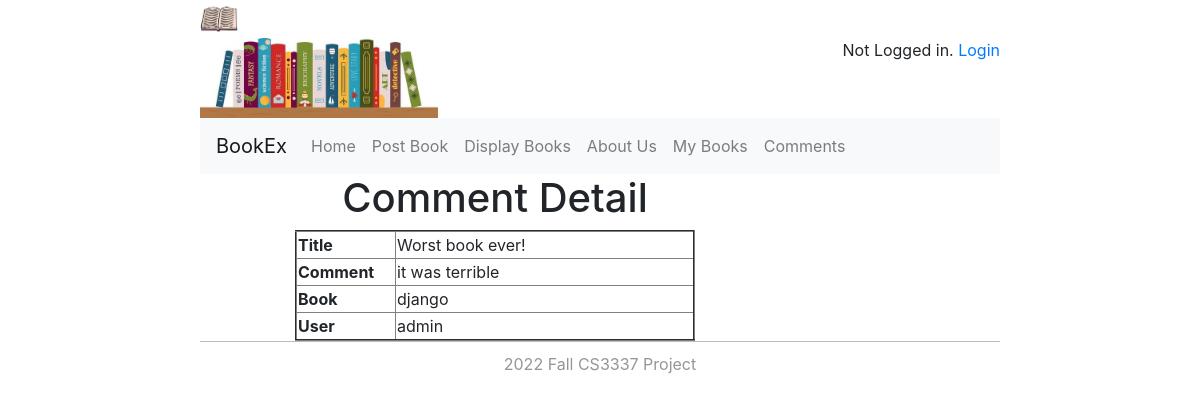
The app's page /comment_detail/22 with its own data.
### bookMng/models.py (models this page shows, shortened)
class MainMenu(models.Model):
    item = models.CharField(max_length=200, unique=True)
    link = models.CharField(max_length=500, unique=True)

class Comment(models.Model):
    title = models.CharField(max_length=200)
    comment = models.CharField(max_length=2000)
    username = models.ForeignKey(User, blank=True, null=True, on_delete=models.CASCADE)
    book = models.CharField(max_length=200)

### bookMng/views.py (the view)
# urls.py: path('comment_detail/<int:comment_id>', views.comment_detail, name='comment_detail'),
def comment_detail(request, comment_id):
    comment = Comment.objects.get(id=comment_id)
    return render(request,
                  'bookMng/comment_detail.html',
                 {
                    'item_list': MainMenu.objects.all(),
                    'comment': comment,
                 })

### bookEx/templates/bookMng/comment_detail.html (shortened to what this page needs)
{% extends "base.html" %}
{% load static %}
{%block navbar%}
<ul class="navbar-nav mr-auto">
     <li class="nav-item">
        <a class="nav-link" href="/">Home </a>
    </li>
{% for item in item_list %}
    <li class="nav-item">
        <a class="nav-link" href="{{item.link}}">{{item.item}} </a>
    </li>
{% endfor %}
</ul>
{%endblock navbar%}
{% block content %}
    <h1 align="center"> Comment Detail</h1>
<table align="center" border="2" width="400">
    <tr>
        <td width="25%">
           <b>Title</b>
        </td>
        <td>
           {{comment.title}}
        </td>
    </tr>
    <tr>
        <td width="25%">
           <b>Comment</b>
        </td>
        <td>
            {{comment.comment}}
        </td>
    </tr>
    <tr>
        <td width="25%">
           <b>Book</b>
        </td>
        <td>
            {{comment.book}}
        </td>
    </tr>
    <tr>
        <td width="25%">
           <b>User</b>
        </td>
        <td>
           {{comment.username}}
        </td>
    </tr>
</table>
{% endblock content %}

### records on screen
MainMenu: item "Post Book"
MainMenu: item "Display Books"
MainMenu: item "About Us"
MainMenu: item "My Books"
MainMenu: item "Comments"
Comment: title "Worst book ever!", comment "it was terrible", book "django", username "admin"
